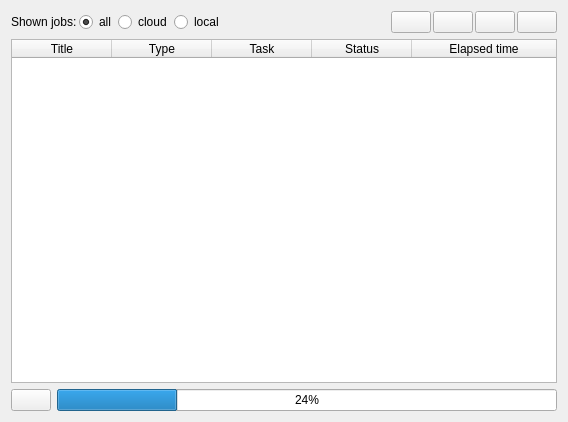
<?xml version="1.0" encoding="UTF-8"?>
<ui version="4.0">
 <class>JobManagerGUI</class>
 <widget class="QWidget" name="JobManagerGUI">
  <property name="geometry">
   <rect>
    <x>0</x>
    <y>0</y>
    <width>568</width>
    <height>422</height>
   </rect>
  </property>
  <property name="windowTitle">
   <string>Form</string>
  </property>
  <layout class="QVBoxLayout" name="verticalLayout_2">
   <item>
    <widget class="QWidget" name="widgetContainer" native="true">
     <layout class="QVBoxLayout" name="verticalLayout">
      <property name="leftMargin">
       <number>0</number>
      </property>
      <property name="topMargin">
       <number>0</number>
      </property>
      <property name="rightMargin">
       <number>0</number>
      </property>
      <property name="bottomMargin">
       <number>0</number>
      </property>
      <item>
       <layout class="QHBoxLayout" name="horizontalLayout">
        <property name="spacing">
         <number>2</number>
        </property>
        <item>
         <widget class="QLabel" name="label">
          <property name="text">
           <string>Shown jobs:</string>
          </property>
         </widget>
        </item>
        <item>
         <widget class="QRadioButton" name="radioButtonLocalJobs">
          <property name="text">
           <string>all</string>
          </property>
          <property name="checked">
           <bool>true</bool>
          </property>
         </widget>
        </item>
        <item>
         <widget class="QRadioButton" name="radioButtonCloudJobs">
          <property name="text">
           <string>cloud</string>
          </property>
         </widget>
        </item>
        <item>
         <widget class="QRadioButton" name="radioButtonLocalJobs_2">
          <property name="text">
           <string>local</string>
          </property>
         </widget>
        </item>
        <item>
         <spacer name="horizontalSpacer">
          <property name="orientation">
           <enum>Qt::Horizontal</enum>
          </property>
          <property name="sizeHint" stdset="0">
           <size>
            <width>40</width>
            <height>20</height>
           </size>
          </property>
         </spacer>
        </item>
        <item>
         <widget class="QPushButton" name="pushButtonResume">
          <property name="text">
           <string/>
          </property>
         </widget>
        </item>
        <item>
         <widget class="QPushButton" name="pushButtonPause">
          <property name="text">
           <string/>
          </property>
         </widget>
        </item>
        <item>
         <widget class="QPushButton" name="pushButtonStop">
          <property name="text">
           <string/>
          </property>
         </widget>
        </item>
        <item>
         <widget class="QPushButton" name="pushButtonRemove">
          <property name="text">
           <string/>
          </property>
         </widget>
        </item>
       </layout>
      </item>
      <item>
       <widget class="QTableWidget" name="tableWidgetJobsList">
        <property name="horizontalScrollBarPolicy">
         <enum>Qt::ScrollBarAsNeeded</enum>
        </property>
        <property name="autoScroll">
         <bool>false</bool>
        </property>
        <property name="selectionBehavior">
         <enum>QAbstractItemView::SelectRows</enum>
        </property>
        <property name="sortingEnabled">
         <bool>true</bool>
        </property>
        <attribute name="horizontalHeaderStretchLastSection">
         <bool>true</bool>
        </attribute>
        <column>
         <property name="text">
          <string>Title</string>
         </property>
        </column>
        <column>
         <property name="text">
          <string>Type</string>
         </property>
        </column>
        <column>
         <property name="text">
          <string>Task</string>
         </property>
        </column>
        <column>
         <property name="text">
          <string>Status</string>
         </property>
        </column>
        <column>
         <property name="text">
          <string>Elapsed time</string>
         </property>
        </column>
       </widget>
      </item>
      <item>
       <layout class="QHBoxLayout" name="horizontalLayout_2">
        <item>
         <widget class="QPushButton" name="pushButtonRetrieveJobs">
          <property name="text">
           <string/>
          </property>
         </widget>
        </item>
        <item>
         <widget class="QProgressBar" name="progressBarJobs">
          <property name="value">
           <number>24</number>
          </property>
         </widget>
        </item>
       </layout>
      </item>
     </layout>
    </widget>
   </item>
  </layout>
 </widget>
 <resources/>
 <connections/>
</ui>
